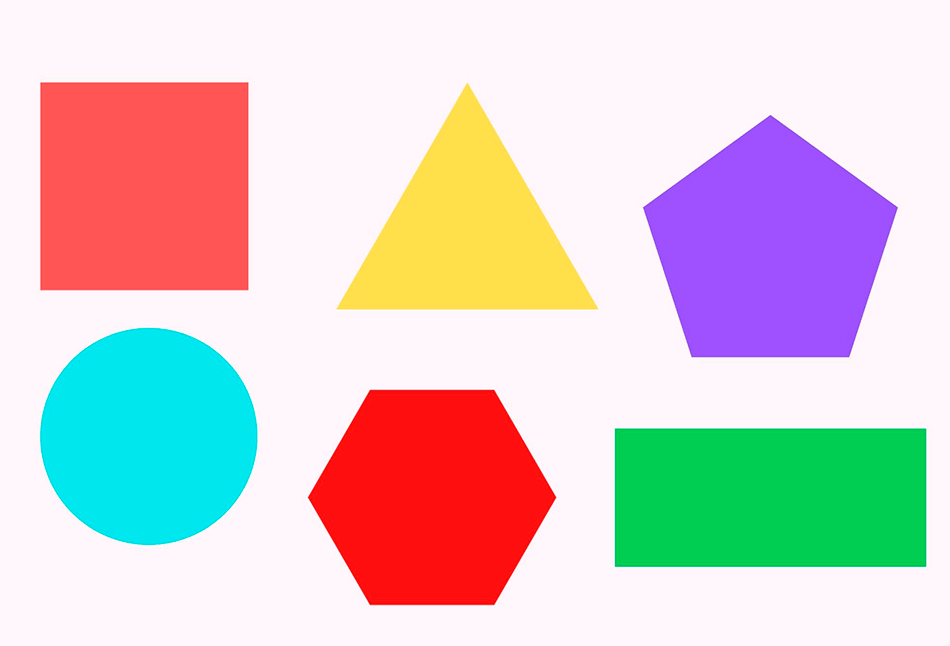
#> input picture P2/2_Enfoque/007_Ejemplo.png, 950 x 646 px
$ python 007_Percepcion.py
#> lines starting #> are read from the running program, lines starting #| are printed output that depends on the picture; after the words box and inside, x2 and y2 are one past the last pixel; in counts of white or black regions, pixels touching at a corner belong together
import cv2
from os import system

# Cargar una imagen
imagen = cv2.imread('007_Ejemplo.png')
#> imagen is the input picture: shape (646, 950, 3); mean B, G, R 202.9, 203.8, 214.9

# Convertir la imagen a escala de grises
imagen_gris = cv2.cvtColor(imagen, cv2.COLOR_BGR2GRAY)
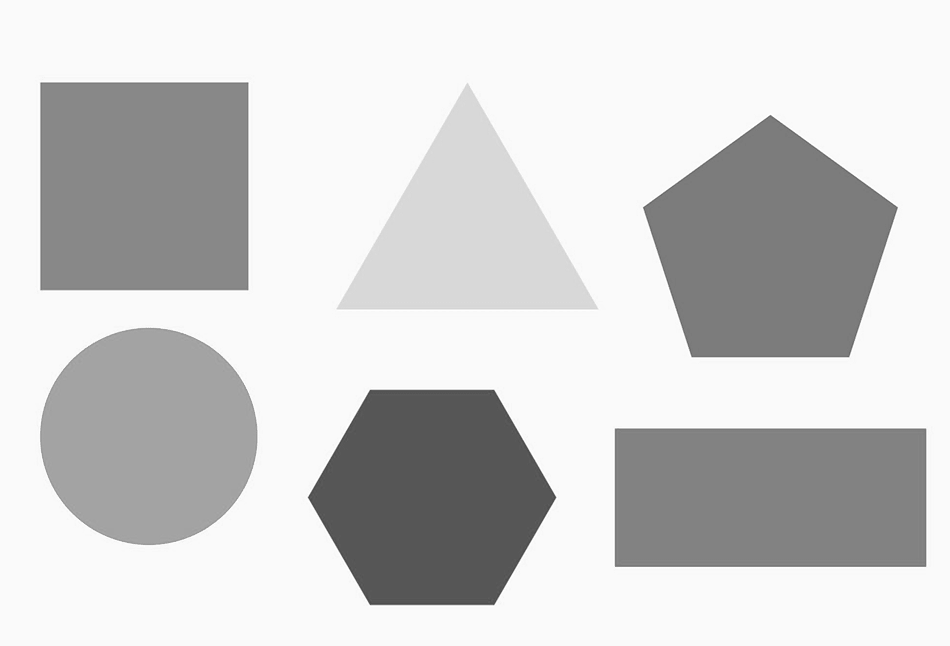
#> imagen_gris: shape (646, 950); min 76, max 255, mean 207.1

# Aplicar detección de bordes utilizando el algoritmo de Canny
bordes = cv2.Canny(imagen_gris, 100, 200)
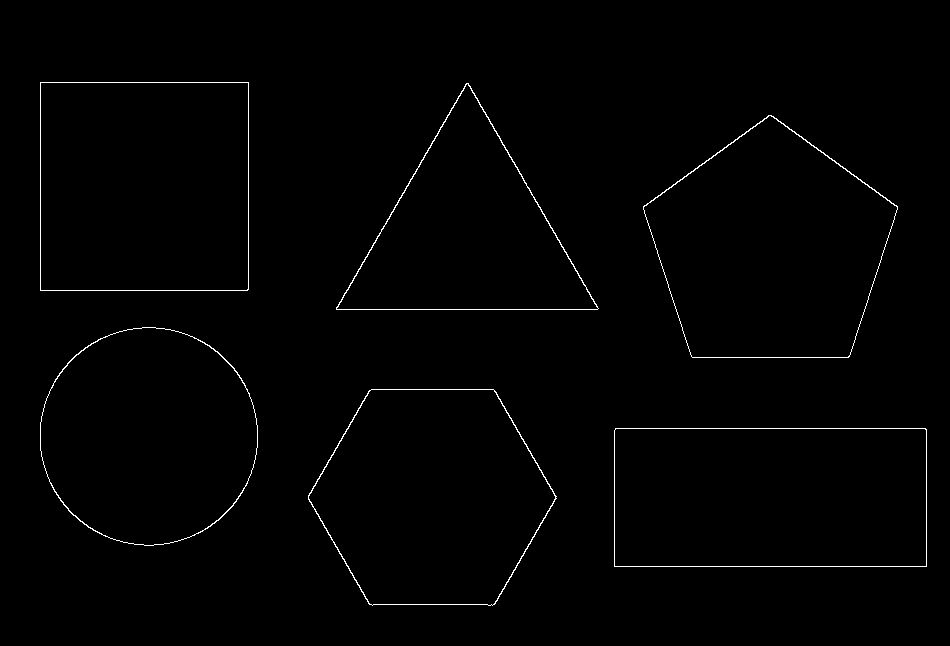
#> bordes: shape (646, 950); 0.86% white in thin lines or dots, all inside (x1, y1, x2, y2) = (40, 82, 927, 606)

# Mostrar la imagen original y la imagen con bordes detectados
system('cls')
cv2.imshow('Imagen Original', imagen)
cv2.imshow('Bordes Detectados', bordes)

# Esperar una tecla para cerrar las ventanas
cv2.waitKey(0)
cv2.destroyAllWindows()

$ run again, with P2/2_Enfoque/053_Ejemplo.jpg saved as P2/2_Enfoque/007_Ejemplo.png
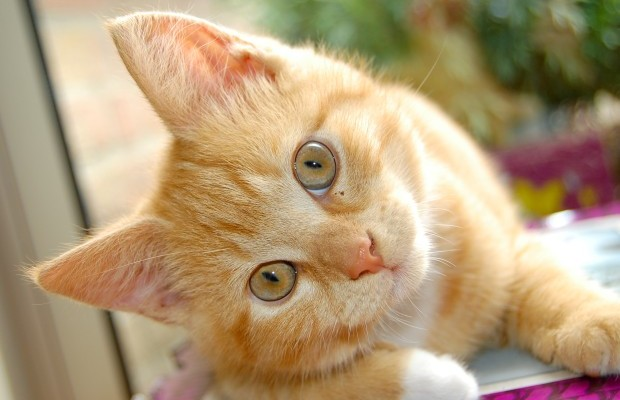
#> input picture P2/2_Enfoque/053_Ejemplo.jpg, 620 x 400 px
#> imagen is the input picture: shape (400, 620, 3); mean B, G, R 119.5, 154.4, 178.1
#> `imagen_gris = cv2.cvtColor(imagen, cv2.COLOR_BGR2GRAY)`:
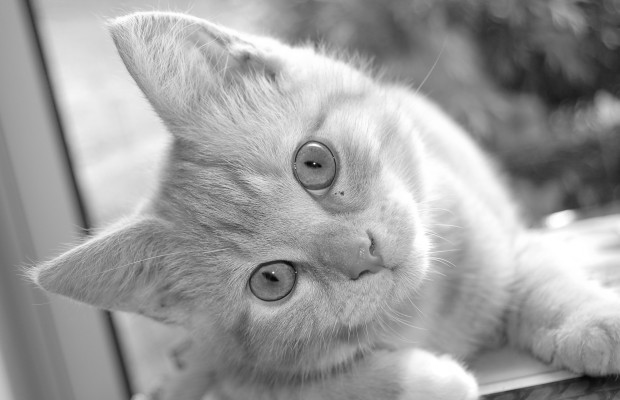
#> imagen_gris: shape (400, 620); min 3, max 255, mean 157.5
#> `bordes = cv2.Canny(imagen_gris, 100, 200)`:
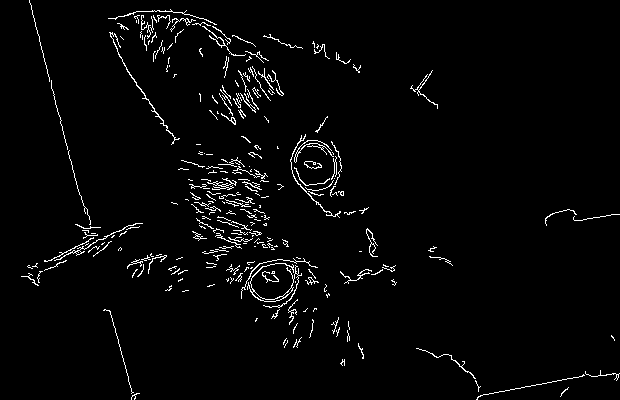
#> bordes: shape (400, 620); 2.7% white in thin lines or dots

$ run again, with P2/2_Enfoque/054_Ejemplo.jpg saved as P2/2_Enfoque/007_Ejemplo.png
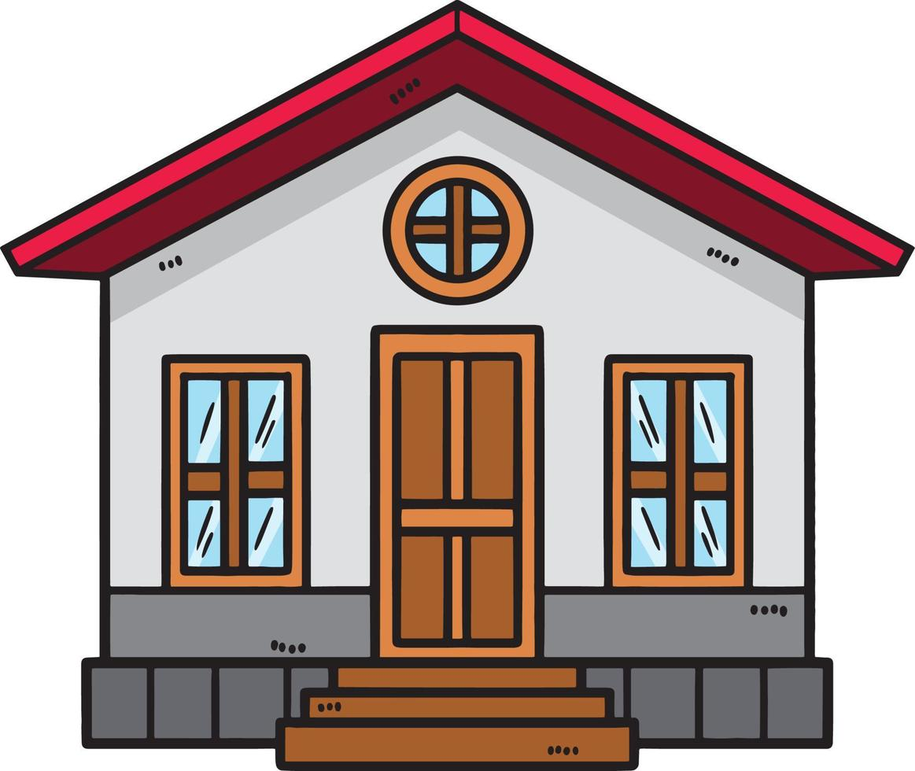
#> input picture P2/2_Enfoque/054_Ejemplo.jpg, 915 x 771 px, shrunk from 1163 x 980 before the run
#> imagen is the input picture: shape (771, 915, 3); mean B, G, R 156.9, 160.1, 178.9
#> `imagen_gris = cv2.cvtColor(imagen, cv2.COLOR_BGR2GRAY)`:
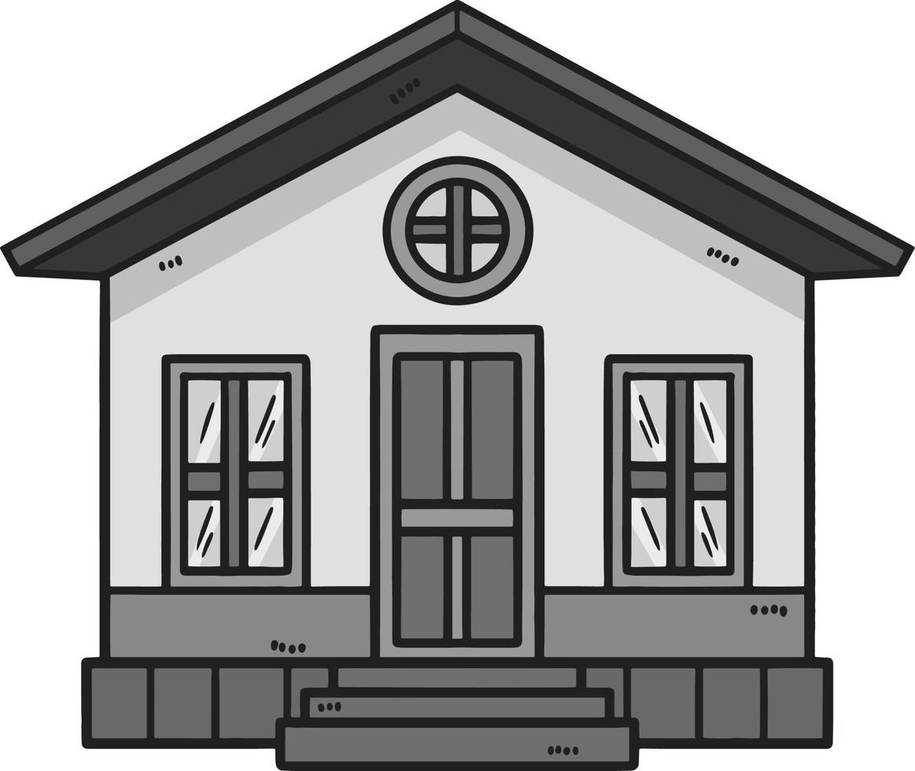
#> imagen_gris: shape (771, 915); min 3, max 255, mean 165.4
#> `bordes = cv2.Canny(imagen_gris, 100, 200)`:
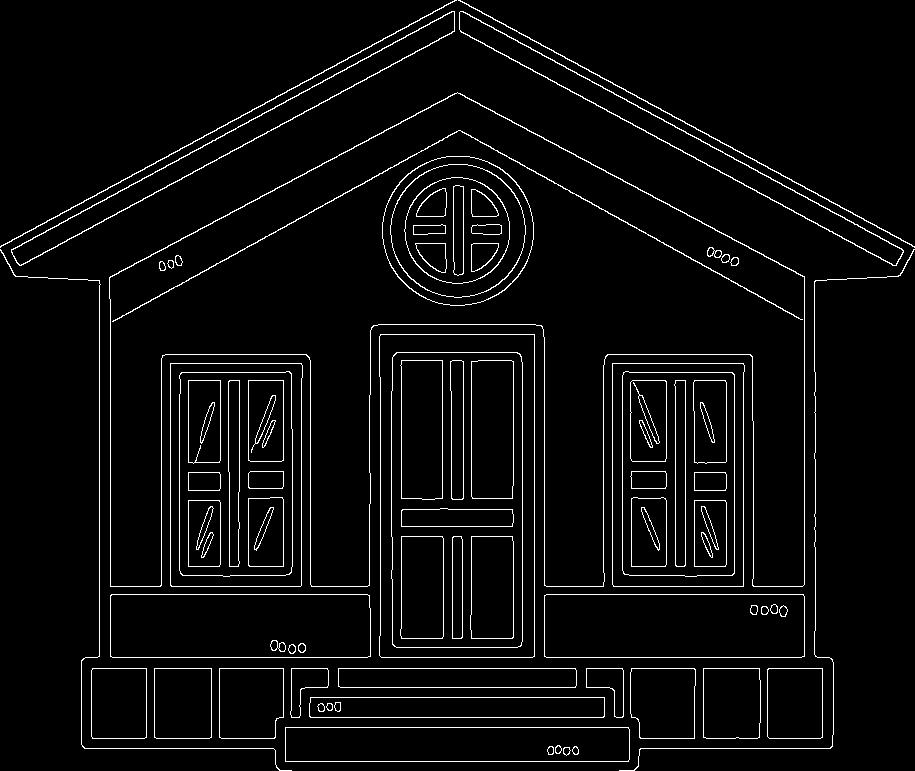
#> bordes: shape (771, 915); 4.1% white in thin lines or dots
